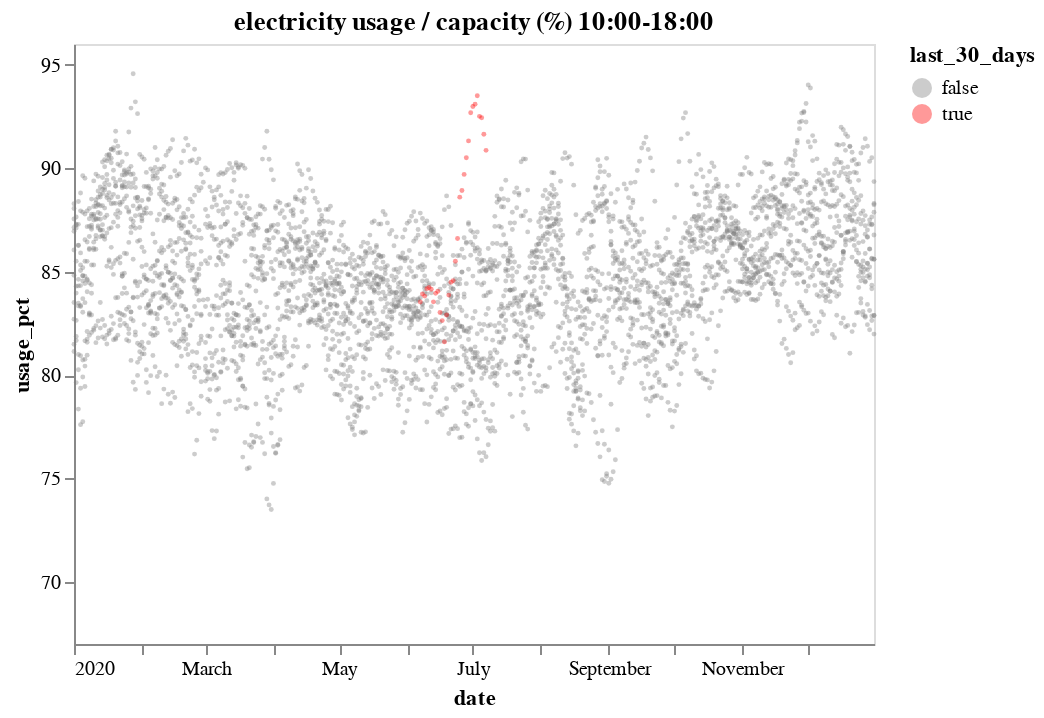

The cell this chart's notebook holds for it:
### Code cell
source = source[source.year!='2011']

domain = source.last_30_days.unique()
range_ = ['gray', 'red']

alt.Chart(source).mark_circle(opacity=0.4, size=6
                             ).encode(
    x='date',
    y=alt.Y('usage_pct',scale=alt.Scale(domain=(67, 96))),
    color=alt.Color('last_30_days',scale=alt.Scale(domain=domain, range=range_)),
).configure_axis(
    grid=False
).properties(
    title='electricity usage / capacity (%) 10:00-18:00'
)

### Figure 1 — Vega-Lite specification as saved in the notebook (floating-point values rounded to 4 significant figures; data arrays with more than 128 entries replaced by an {"elided": "..."} marker saying what was removed)
{"config": {"view": {"continuousWidth": 400, "continuousHeight": 300}, "axis": {"grid": false}}, "data": {"name": "data-ab65212f8b6ec7ea02bd9fbedb3e6fcf"}, "mark": {"type": "circle", "opacity": 0.4, "size": 6}, "encoding": {"color": {"field": "last_30_days", "scale": {"domain": [false, true], "range": ["gray", "red"]}, "type": "nominal"}, "x": {"field": "date", "type": "temporal"}, "y": {"field": "usage_pct", "scale": {"domain": [67, 96]}, "type": "quantitative"}}, "title": "electricity usage / capacity (%) 10:00-18:00", "$schema": "https://vega.github.io/schema/vega-lite/v4.17.0.json", "datasets": {"data-ab65212f8b6ec7ea02bd9fbedb3e6fcf": {"elided": "3827 records"}}}
